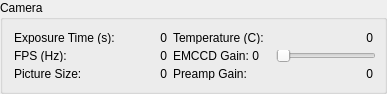
<?xml version="1.0" encoding="UTF-8"?>
<ui version="4.0">
 <class>GroupBox</class>
 <widget class="QGroupBox" name="GroupBox">
  <property name="geometry">
   <rect>
    <x>0</x>
    <y>0</y>
    <width>387</width>
    <height>94</height>
   </rect>
  </property>
  <property name="minimumSize">
   <size>
    <width>387</width>
    <height>94</height>
   </size>
  </property>
  <property name="windowTitle">
   <string>GroupBox</string>
  </property>
  <property name="title">
   <string>Camera</string>
  </property>
  <layout class="QGridLayout" name="gridLayout">
   <item row="0" column="0">
    <widget class="QLabel" name="exposureTimeLabel">
     <property name="sizePolicy">
      <sizepolicy hsizetype="Preferred" vsizetype="Preferred">
       <horstretch>0</horstretch>
       <verstretch>0</verstretch>
      </sizepolicy>
     </property>
     <property name="minimumSize">
      <size>
       <width>100</width>
       <height>0</height>
      </size>
     </property>
     <property name="maximumSize">
      <size>
       <width>10000</width>
       <height>16777215</height>
      </size>
     </property>
     <property name="text">
      <string>Exposure Time (s):</string>
     </property>
    </widget>
   </item>
   <item row="0" column="1">
    <widget class="QLabel" name="exposureTimeText">
     <property name="sizePolicy">
      <sizepolicy hsizetype="Preferred" vsizetype="Preferred">
       <horstretch>0</horstretch>
       <verstretch>0</verstretch>
      </sizepolicy>
     </property>
     <property name="minimumSize">
      <size>
       <width>50</width>
       <height>0</height>
      </size>
     </property>
     <property name="maximumSize">
      <size>
       <width>100000</width>
       <height>16777215</height>
      </size>
     </property>
     <property name="layoutDirection">
      <enum>Qt::LeftToRight</enum>
     </property>
     <property name="frameShape">
      <enum>QFrame::NoFrame</enum>
     </property>
     <property name="text">
      <string>0</string>
     </property>
     <property name="alignment">
      <set>Qt::AlignRight|Qt::AlignTrailing|Qt::AlignVCenter</set>
     </property>
    </widget>
   </item>
   <item row="0" column="2">
    <widget class="QLabel" name="temperatureLabel">
     <property name="sizePolicy">
      <sizepolicy hsizetype="Preferred" vsizetype="Preferred">
       <horstretch>0</horstretch>
       <verstretch>0</verstretch>
      </sizepolicy>
     </property>
     <property name="minimumSize">
      <size>
       <width>100</width>
       <height>0</height>
      </size>
     </property>
     <property name="maximumSize">
      <size>
       <width>10000</width>
       <height>16777215</height>
      </size>
     </property>
     <property name="text">
      <string>Temperature (C):</string>
     </property>
    </widget>
   </item>
   <item row="0" column="3">
    <widget class="QLabel" name="temperatureText">
     <property name="sizePolicy">
      <sizepolicy hsizetype="Preferred" vsizetype="Preferred">
       <horstretch>0</horstretch>
       <verstretch>0</verstretch>
      </sizepolicy>
     </property>
     <property name="minimumSize">
      <size>
       <width>50</width>
       <height>0</height>
      </size>
     </property>
     <property name="maximumSize">
      <size>
       <width>10000</width>
       <height>16777215</height>
      </size>
     </property>
     <property name="layoutDirection">
      <enum>Qt::LeftToRight</enum>
     </property>
     <property name="text">
      <string>0</string>
     </property>
     <property name="alignment">
      <set>Qt::AlignRight|Qt::AlignTrailing|Qt::AlignVCenter</set>
     </property>
    </widget>
   </item>
   <item row="1" column="0">
    <widget class="QLabel" name="FPSLabel">
     <property name="sizePolicy">
      <sizepolicy hsizetype="Preferred" vsizetype="Preferred">
       <horstretch>0</horstretch>
       <verstretch>0</verstretch>
      </sizepolicy>
     </property>
     <property name="minimumSize">
      <size>
       <width>100</width>
       <height>0</height>
      </size>
     </property>
     <property name="maximumSize">
      <size>
       <width>10000</width>
       <height>16777215</height>
      </size>
     </property>
     <property name="text">
      <string>FPS (Hz):</string>
     </property>
    </widget>
   </item>
   <item row="1" column="1">
    <widget class="QLabel" name="FPSText">
     <property name="sizePolicy">
      <sizepolicy hsizetype="Preferred" vsizetype="Preferred">
       <horstretch>0</horstretch>
       <verstretch>0</verstretch>
      </sizepolicy>
     </property>
     <property name="minimumSize">
      <size>
       <width>50</width>
       <height>0</height>
      </size>
     </property>
     <property name="maximumSize">
      <size>
       <width>10000</width>
       <height>16777215</height>
      </size>
     </property>
     <property name="layoutDirection">
      <enum>Qt::LeftToRight</enum>
     </property>
     <property name="text">
      <string>0</string>
     </property>
     <property name="alignment">
      <set>Qt::AlignRight|Qt::AlignTrailing|Qt::AlignVCenter</set>
     </property>
    </widget>
   </item>
   <item row="1" column="2">
    <widget class="QLabel" name="EMCCDLabel">
     <property name="sizePolicy">
      <sizepolicy hsizetype="Preferred" vsizetype="Preferred">
       <horstretch>0</horstretch>
       <verstretch>0</verstretch>
      </sizepolicy>
     </property>
     <property name="minimumSize">
      <size>
       <width>100</width>
       <height>0</height>
      </size>
     </property>
     <property name="maximumSize">
      <size>
       <width>10000</width>
       <height>16777215</height>
      </size>
     </property>
     <property name="text">
      <string>EMCCD Gain: 0</string>
     </property>
    </widget>
   </item>
   <item row="1" column="3">
    <widget class="QSlider" name="EMCCDSlider">
     <property name="sizePolicy">
      <sizepolicy hsizetype="Preferred" vsizetype="Preferred">
       <horstretch>0</horstretch>
       <verstretch>0</verstretch>
      </sizepolicy>
     </property>
     <property name="minimumSize">
      <size>
       <width>100</width>
       <height>0</height>
      </size>
     </property>
     <property name="maximumSize">
      <size>
       <width>10000</width>
       <height>16777215</height>
      </size>
     </property>
     <property name="maximum">
      <number>100</number>
     </property>
     <property name="value">
      <number>0</number>
     </property>
     <property name="orientation">
      <enum>Qt::Horizontal</enum>
     </property>
    </widget>
   </item>
   <item row="2" column="0">
    <widget class="QLabel" name="pictureSizeLabel">
     <property name="sizePolicy">
      <sizepolicy hsizetype="Preferred" vsizetype="Preferred">
       <horstretch>0</horstretch>
       <verstretch>0</verstretch>
      </sizepolicy>
     </property>
     <property name="minimumSize">
      <size>
       <width>100</width>
       <height>0</height>
      </size>
     </property>
     <property name="maximumSize">
      <size>
       <width>10000</width>
       <height>16777215</height>
      </size>
     </property>
     <property name="text">
      <string>Picture Size:</string>
     </property>
    </widget>
   </item>
   <item row="2" column="1">
    <widget class="QLabel" name="pictureSizeText">
     <property name="sizePolicy">
      <sizepolicy hsizetype="Preferred" vsizetype="Preferred">
       <horstretch>0</horstretch>
       <verstretch>0</verstretch>
      </sizepolicy>
     </property>
     <property name="minimumSize">
      <size>
       <width>50</width>
       <height>0</height>
      </size>
     </property>
     <property name="maximumSize">
      <size>
       <width>10000</width>
       <height>16777215</height>
      </size>
     </property>
     <property name="layoutDirection">
      <enum>Qt::LeftToRight</enum>
     </property>
     <property name="text">
      <string>0</string>
     </property>
     <property name="alignment">
      <set>Qt::AlignRight|Qt::AlignTrailing|Qt::AlignVCenter</set>
     </property>
    </widget>
   </item>
   <item row="2" column="2">
    <widget class="QLabel" name="preampGainLabel">
     <property name="sizePolicy">
      <sizepolicy hsizetype="Preferred" vsizetype="Preferred">
       <horstretch>0</horstretch>
       <verstretch>0</verstretch>
      </sizepolicy>
     </property>
     <property name="minimumSize">
      <size>
       <width>100</width>
       <height>0</height>
      </size>
     </property>
     <property name="maximumSize">
      <size>
       <width>10000</width>
       <height>16777215</height>
      </size>
     </property>
     <property name="text">
      <string>Preamp Gain:</string>
     </property>
    </widget>
   </item>
   <item row="2" column="3">
    <widget class="QLabel" name="preampGainText">
     <property name="sizePolicy">
      <sizepolicy hsizetype="Preferred" vsizetype="Preferred">
       <horstretch>0</horstretch>
       <verstretch>0</verstretch>
      </sizepolicy>
     </property>
     <property name="minimumSize">
      <size>
       <width>50</width>
       <height>0</height>
      </size>
     </property>
     <property name="maximumSize">
      <size>
       <width>10000</width>
       <height>16777215</height>
      </size>
     </property>
     <property name="layoutDirection">
      <enum>Qt::LeftToRight</enum>
     </property>
     <property name="text">
      <string>0</string>
     </property>
     <property name="alignment">
      <set>Qt::AlignRight|Qt::AlignTrailing|Qt::AlignVCenter</set>
     </property>
    </widget>
   </item>
  </layout>
 </widget>
 <resources/>
 <connections/>
</ui>
